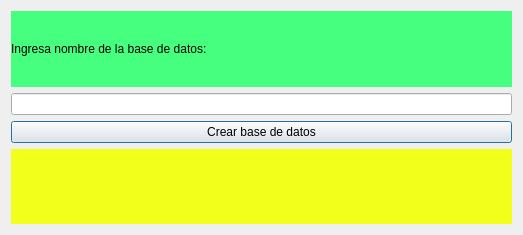
<?xml version="1.0" encoding="UTF-8"?>
<ui version="4.0">
 <class>Dialog</class>
 <widget class="QDialog" name="Dialog">
  <property name="geometry">
   <rect>
    <x>0</x>
    <y>0</y>
    <width>523</width>
    <height>235</height>
   </rect>
  </property>
  <property name="windowTitle">
   <string>Dialog</string>
  </property>
  <layout class="QGridLayout" name="gridLayout">
   <item row="0" column="0">
    <layout class="QVBoxLayout" name="verticalLayout">
     <property name="sizeConstraint">
      <enum>QLayout::SetDefaultConstraint</enum>
     </property>
     <item>
      <widget class="QLabel" name="label">
       <property name="styleSheet">
        <string notr="true">background-color: rgb(71, 255, 126);</string>
       </property>
       <property name="text">
        <string>Ingresa nombre de la base de datos:</string>
       </property>
      </widget>
     </item>
     <item>
      <widget class="QLineEdit" name="lineEditDBName"/>
     </item>
     <item>
      <widget class="QPushButton" name="pushButtonCreateDB">
       <property name="text">
        <string>Crear base de datos</string>
       </property>
      </widget>
     </item>
     <item>
      <widget class="QLabel" name="labelResponse">
       <property name="styleSheet">
        <string notr="true">background-color: rgb(241, 255, 27);</string>
       </property>
       <property name="text">
        <string/>
       </property>
      </widget>
     </item>
    </layout>
   </item>
  </layout>
 </widget>
 <resources/>
 <connections/>
</ui>
